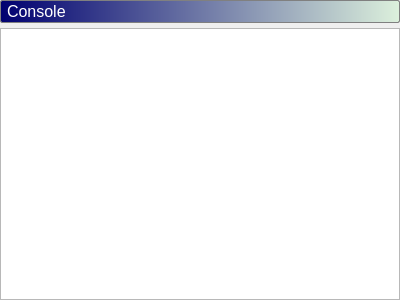
<?xml version="1.0" encoding="UTF-8"?>
<ui version="4.0">
 <class>FrmConsole</class>
 <widget class="QWidget" name="FrmConsole">
  <property name="geometry">
   <rect>
    <x>0</x>
    <y>0</y>
    <width>400</width>
    <height>300</height>
   </rect>
  </property>
  <property name="windowTitle">
   <string>Form</string>
  </property>
  <layout class="QHBoxLayout" name="horizontalLayout">
   <property name="spacing">
    <number>5</number>
   </property>
   <property name="margin">
    <number>0</number>
   </property>
   <item>
    <layout class="QVBoxLayout" name="verticalLayout">
     <item>
      <widget class="QLabel" name="lbCapDebug">
       <property name="font">
        <font>
         <pointsize>12</pointsize>
        </font>
       </property>
       <property name="autoFillBackground">
        <bool>false</bool>
       </property>
       <property name="styleSheet">
        <string notr="true">background-color: qlineargradient(spread:pad, x1:0, y1:0, x2:1, y2:0, stop:0 rgba(0, 0, 112, 255), stop:1 rgba(220, 240, 220, 255));
color: rgb(255, 255, 255);
padding: 1px;
border-style: solid;
border: 1px solid gray;
border-radius: 2px;</string>
       </property>
       <property name="text">
        <string>Console</string>
       </property>
       <property name="alignment">
        <set>Qt::AlignLeading|Qt::AlignLeft|Qt::AlignVCenter</set>
       </property>
       <property name="margin">
        <number>3</number>
       </property>
       <property name="indent">
        <number>5</number>
       </property>
      </widget>
     </item>
     <item>
      <widget class="QCommandPrompt" name="edConsole">
       <property name="font">
        <font>
         <family>Courier New</family>
        </font>
       </property>
      </widget>
     </item>
    </layout>
   </item>
  </layout>
 </widget>
 <customwidgets>
  <customwidget>
   <class>QCommandPrompt</class>
   <extends>QPlainTextEdit</extends>
   <header location="global">QCommandPrompt.h</header>
  </customwidget>
 </customwidgets>
 <resources/>
 <connections/>
</ui>
